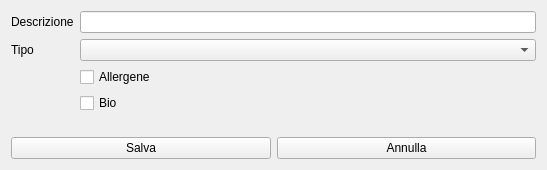
<?xml version="1.0" encoding="UTF-8"?>
<ui version="4.0">
 <class>HNewProduct</class>
 <widget class="QWidget" name="HNewProduct">
  <property name="windowModality">
   <enum>Qt::ApplicationModal</enum>
  </property>
  <property name="geometry">
   <rect>
    <x>0</x>
    <y>0</y>
    <width>547</width>
    <height>170</height>
   </rect>
  </property>
  <property name="windowTitle">
   <string>Nuovo Prodotto</string>
  </property>
  <property name="windowIcon">
   <iconset resource="icons.qrc">
    <normaloff>:/Resources/Box.PNG</normaloff>:/Resources/Box.PNG</iconset>
  </property>
  <layout class="QVBoxLayout" name="verticalLayout">
   <item>
    <layout class="QFormLayout" name="formLayout">
     <item row="0" column="0">
      <widget class="QLabel" name="label">
       <property name="text">
        <string>Descrizione</string>
       </property>
      </widget>
     </item>
     <item row="0" column="1">
      <widget class="QLineEdit" name="leDescrizione"/>
     </item>
     <item row="1" column="0">
      <widget class="QLabel" name="label_2">
       <property name="text">
        <string>Tipo</string>
       </property>
      </widget>
     </item>
     <item row="1" column="1">
      <widget class="QComboBox" name="comboBox"/>
     </item>
     <item row="2" column="1">
      <widget class="QCheckBox" name="cbAllergenico">
       <property name="text">
        <string>Allergene</string>
       </property>
      </widget>
     </item>
     <item row="3" column="1">
      <widget class="QCheckBox" name="cbBio">
       <property name="text">
        <string>Bio</string>
       </property>
      </widget>
     </item>
    </layout>
   </item>
   <item>
    <layout class="QHBoxLayout" name="horizontalLayout">
     <item>
      <widget class="QPushButton" name="pbSave">
       <property name="text">
        <string>Salva</string>
       </property>
       <property name="icon">
        <iconset resource="icons.qrc">
         <normaloff>:/Resources/save-icon.png</normaloff>:/Resources/save-icon.png</iconset>
       </property>
       <property name="iconSize">
        <size>
         <width>32</width>
         <height>32</height>
        </size>
       </property>
      </widget>
     </item>
     <item>
      <widget class="QPushButton" name="pbCancel">
       <property name="text">
        <string>Annulla</string>
       </property>
       <property name="icon">
        <iconset resource="icons.qrc">
         <normaloff>:/Resources/Actions-window-close-icon.png</normaloff>:/Resources/Actions-window-close-icon.png</iconset>
       </property>
       <property name="iconSize">
        <size>
         <width>32</width>
         <height>32</height>
        </size>
       </property>
      </widget>
     </item>
    </layout>
   </item>
  </layout>
 </widget>
 <tabstops>
  <tabstop>leDescrizione</tabstop>
  <tabstop>comboBox</tabstop>
  <tabstop>pbSave</tabstop>
  <tabstop>pbCancel</tabstop>
 </tabstops>
 <resources>
  <include location="icons.qrc"/>
 </resources>
 <connections/>
</ui>
